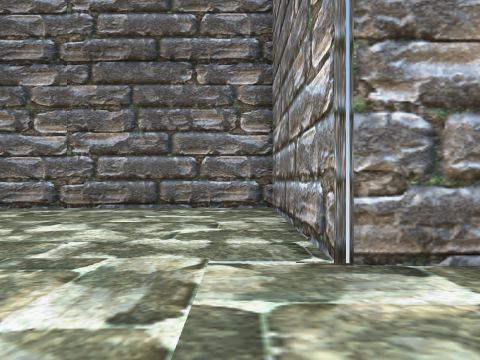
[1] (above)

23 first-person views from a walk through a scene from a Unity 3-D project. The camera is 1.4 m above the floor, looks level and sees 75° across. The floor is counted in squares, 2 m on a side. Each view is taken from the middle of a square. On the plan, view 1 faces up. The plan holds only what a view shows up to about 10 squares ahead; the rest is blank. The place goes on beyond the plan.

[2]
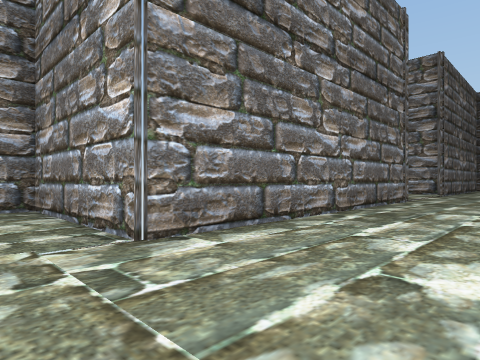

[3]
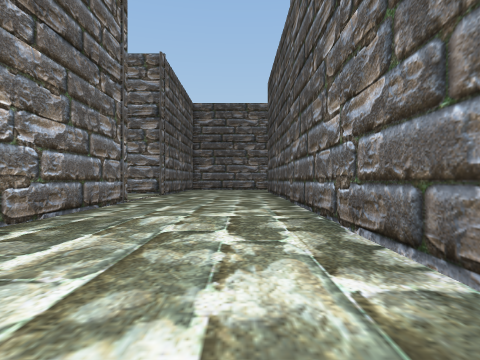

[4]
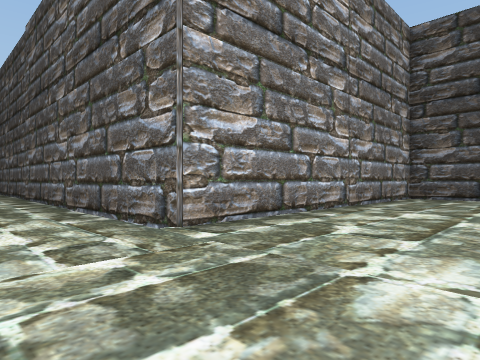

[5]
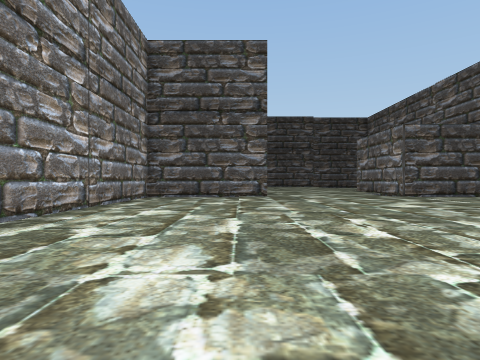

[6]
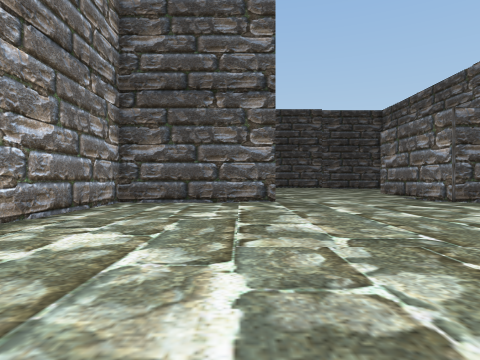

[7]
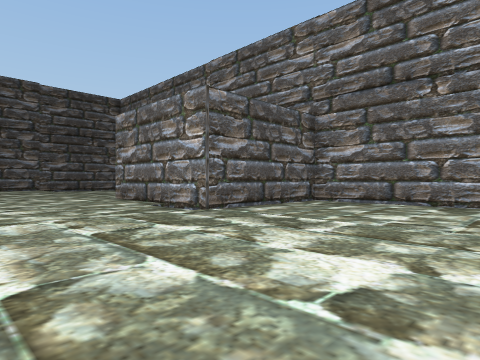

[8]
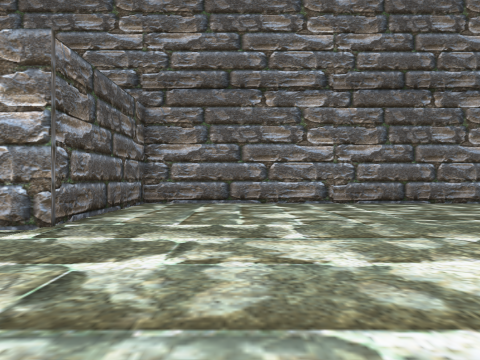

[9]
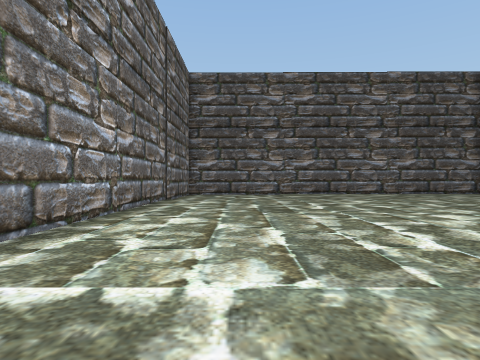

[10]
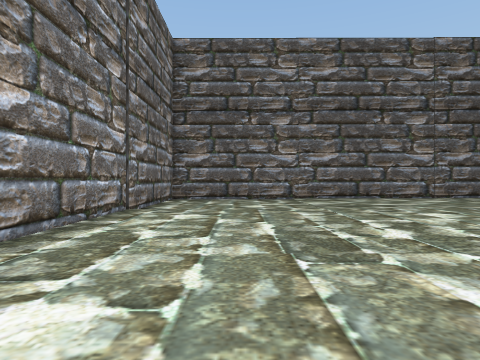

[11]
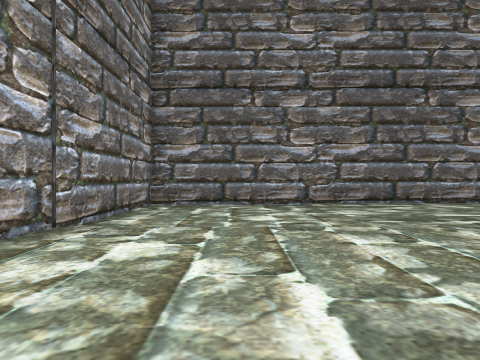

[12]
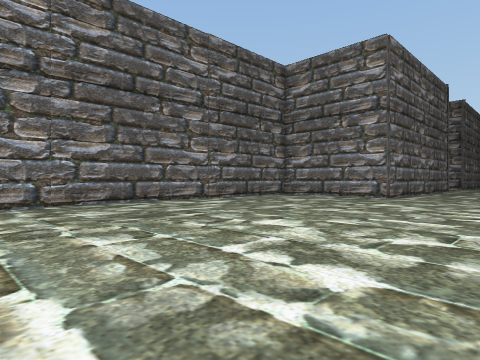

[13]
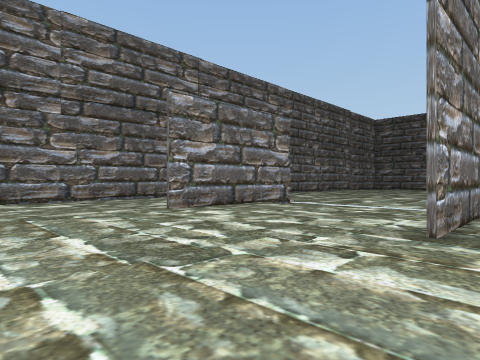

[14]
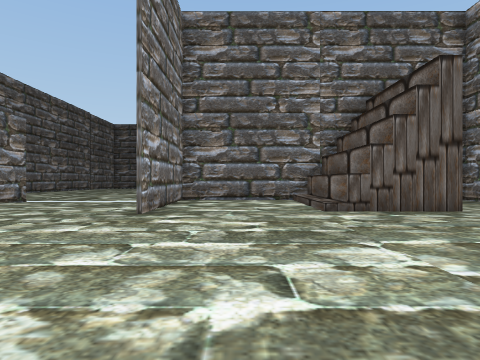

[15]
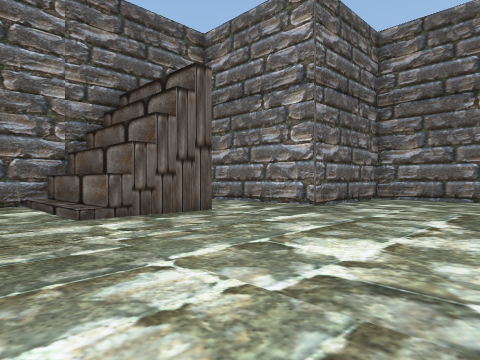

[16]
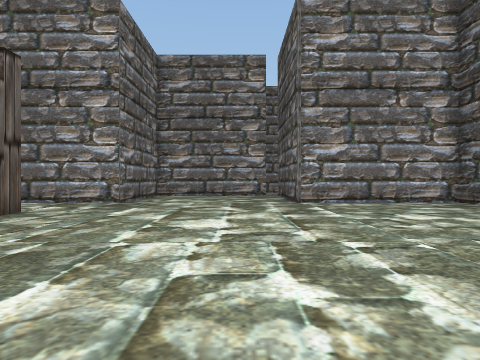

[17]
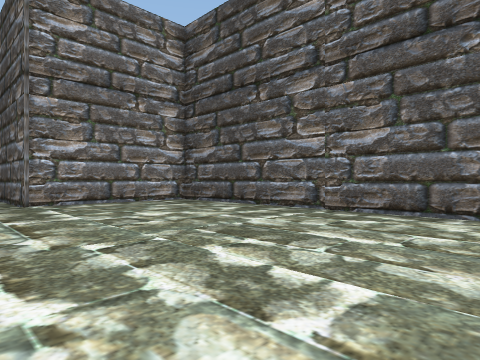

[18]
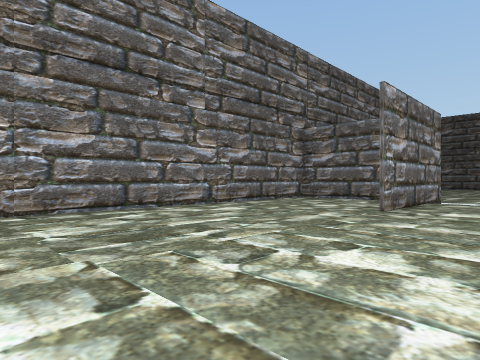

[19]
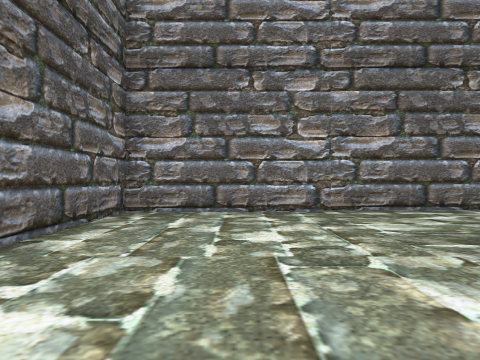

[20]
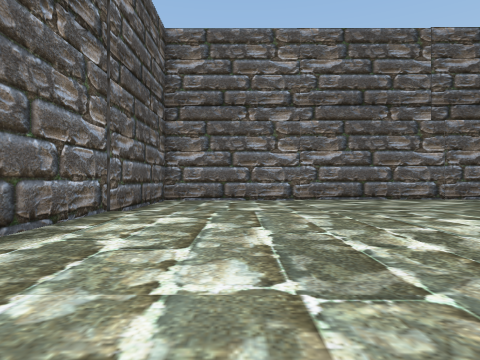

[21]
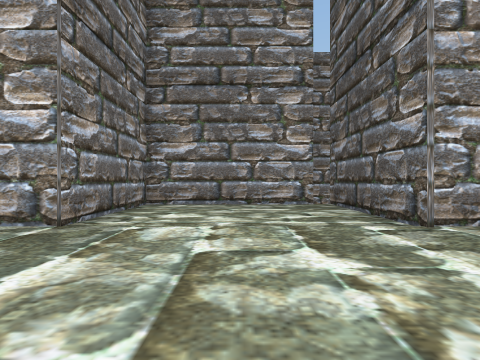

[22]
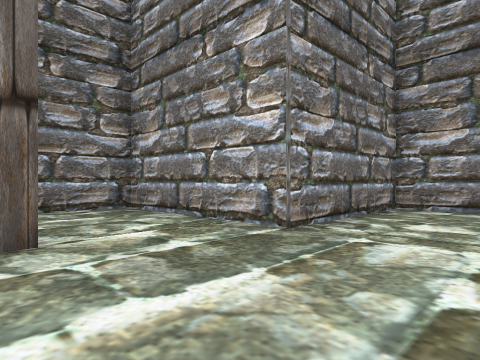

[23]
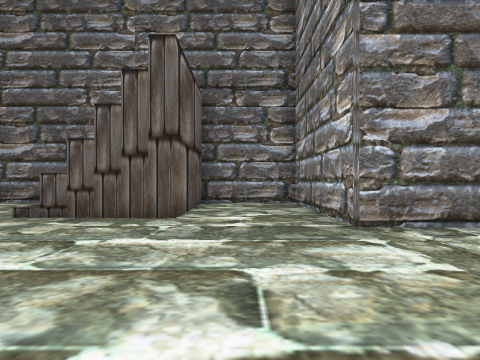

### Floor plan
Points are (right, up) in squares from view 1. A wall is a line through its corners. A room is listed if a view was taken in it or the views show most of it. See-through windows are left out.
Room 1 (views 1, 2, 3, 4, 5, 6, 7, 8, 9, 10, 11, 12, 13, 14, 15, 16, 17, 18, 19, 20, 21, 22, 23)
walls: (-4.1, -12.9) (0.8, -12.9) (0.8, -2.6) (10.8, -2.6); (-4, -14) (-4, -17.8); (0.8, -17.2) (0.8, -13.3) (-3.5, -13.3); (-14.8, -18.6) (-14.8, -28.9) (-6.8, -28.9); (-3.1, -28.9) (3.4, -28.9); (10.4, -23.2) (10.4, -18.2) (5.7, -18.2) (5.7, -13.3) (2.8, -13.3) (2.8, -17.2) (0.3, -17.2) (0.3, -13.2); (4.9, -28.9) (5.7, -28.9) (5.7, -23.8) (10.6, -23.8); (10.9, 2.5) (0.8, 2.5) (0.8, 7.6) (-14.8, 7.6) (-14.8, -12.9) (-9.6, -12.9) (-9.6, -17.9)

Positions as (right, up) in squares from view 1, and headings:
1: (0, 0), facing up
2: (-1, -1), facing up-right
3: (1, -1), facing right
4: (-3, 0), facing down-right
5: (-3, 0), facing down
6: (-3, -3), facing down
7: (-5, -7), facing down-left
8: (-5, -10), facing left
9: (-12, -9), facing up
10: (-12, -5), facing up
11: (-12, -2), facing up
12: (-12, -2), facing up-right
13: (-3, -22), facing up-left
14: (-2, -24), facing up
15: (-2, -23), facing up-right
16: (-4, -22), facing right
17: (-4, -22), facing down-right
18: (-7, -25), facing up-left
19: (-7, -26), facing left
20: (-3, -26), facing left
21: (1, -21), facing right
22: (2, -21), facing up-right
23: (4, -23), facing up
